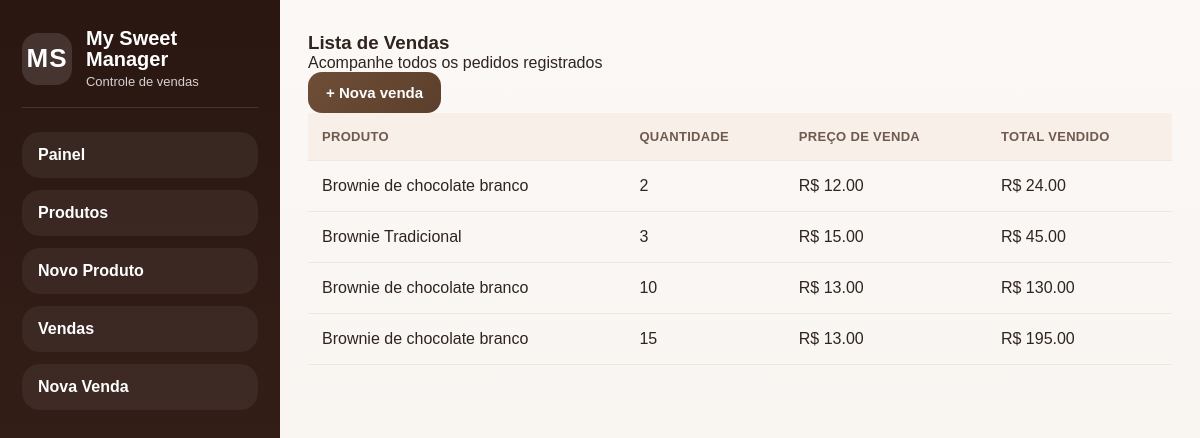
The app's page /pedidos with its own data.
### models.py (models this page shows)
class Pedido(db.Model):
    id = db.Column(db.Integer, primary_key=True)
    produto_nome = db.Column(db.String(100), nullable=False)
    quantidade = db.Column(db.Integer, nullable=False)
    preco_custo = db.Column(db.Float, nullable=False)
    preco_venda = db.Column(db.Float, nullable=False)

### app.py (the view)
@app.route('/pedidos')
def listar_pedidos():
    pedidos = Pedido.query.all()
    total_vendido = sum(
        p.preco_venda * p.quantidade
        for p in pedidos
    )
    total_lucro = sum(
        (p.preco_venda - p.preco_custo) * p.quantidade
        for p in pedidos
    )
    return render_template(
        'pedidos.html',
        pedidos=pedidos,
        total_vendido=total_vendido,
        total_lucro=total_lucro
    )

### templates/pedidos.html (shortened to what this page needs)
{% extends 'base.html' %}
{% block content %}
<section class="painel-box">
    <div class="painel-box-header">
        <div>
            <h3>Lista de Vendas</h3>
            <p>Acompanhe todos os pedidos registrados</p>
        </div>
        <a href="/pedidos/novo" class="botao">+ Nova venda</a>
    </div>
    <div class="table-wrapper">
        <table>
            <thead>
                <tr>
                    <th>Produto</th>
                    <th>Quantidade</th>
                    <th>Preço de venda</th>
                    <th>Total vendido</th>
                </tr>
            </thead>
            <tbody>
                {% for pedido in pedidos %}
                <tr>
                    <td>{{ pedido.produto_nome }}</td>
                    <td>{{ pedido.quantidade }}</td>
                    <td>R$ {{ "%.2f"|format(pedido.preco_venda) }}</td>
                    <td>R$ {{ "%.2f"|format(pedido.preco_venda * pedido.quantidade) }}</td>
                </tr>
                {% endfor %}
            </tbody>
        </table>
    </div>
</section>
{% endblock %}

### templates/base.html (shortened to what this page needs)
<!DOCTYPE html>
<html lang="pt-BR">
<head>
    <link rel="stylesheet" href="{{ url_for('static', filename='style.css') }}">
</head>
<body>
<div class="app-layout">
    <aside class="sidebar">
        <div class="brand">
            <div class="brand-badge">MS</div>
            <div class="brand-text">
                <h1>My Sweet Manager</h1>
                <p>Controle de vendas</p>
            </div>
        </div>
        <nav class="menu">
            <a href="/">Painel</a>
            <a href="/produtos">Produtos</a>
            <a href="/produtos/novo">Novo Produto</a>
            <a href="/pedidos">Vendas</a>
            <a href="/pedidos/novo">Nova Venda</a>
        </nav>
    </aside>
    <main class="content">
        {% block content %}{% endblock %}
    </main>
</div>
</body>
</html>

### static/style.css (style rules this page uses)
* { margin: 0; padding: 0; box-sizing: border-box; }
:root { --bg: #f6f3ef; --sidebar: #2a1712; --sidebar-2: #3a221b; --card: #ffffff; --text: #2f241f; --muted: #7c6d63; --primary: #6f4e37; --primary-dark: #5b3f2c; --accent: #b08968; --border: #eadfd6; --success-bg: #ecf8f0; --success-text: #256b45; --danger: #b04a4a; --danger-dark: #913b3b; --edit: #557c83; --edit-dark: #45676d; --low-bg: #fff0f0; --low-text: #a23f3f; --low-border: #f1c9c9; --ok-bg: #eef8f1; --ok-text: #2f7a4e; --ok-border: #cfe6d7; --shadow: 0 10px 30px rgba(81, 57, 41, 0.08); --radius: 24px; }
body { font-family: Arial, sans-serif; background: linear-gradient(180deg, #fbf8f5 0%, var(--bg) 100%); color: var(--text); }
.app-layout { display: flex; min-height: 100vh; }
.sidebar { width: 280px; background: linear-gradient(180deg, var(--sidebar) 0%, var(--sidebar-2) 100%); color: white; padding: 28px 22px; position: sticky; top: 0; height: 100vh; }
.content { flex: 1; padding: 32px 28px; }
.brand { display: flex; align-items: center; gap: 14px; padding-bottom: 18px; border-bottom: 1px solid rgba(255, 255, 255, 0.12); margin-bottom: 24px; }
.brand-badge { width: 52px; height: 52px; border-radius: 16px; background: rgba(255, 255, 255, 0.12); display: flex; align-items: center; justify-content: center; font-weight: bold; letter-spacing: 1px; font-size: 26px; }
.brand-text h1 { font-size: 20px; line-height: 1.05; margin-bottom: 4px; }
.brand-text p { font-size: 13px; color: rgba(255, 255, 255, 0.8); }
.menu { display: flex; flex-direction: column; gap: 12px; }
.menu a { text-decoration: none; color: white; padding: 14px 16px; border-radius: 18px; background: rgba(255, 255, 255, 0.06); transition: 0.2s ease; font-weight: 600; }
.botao { display: inline-flex; align-items: center; justify-content: center; text-decoration: none; border: none; background: linear-gradient(135deg, var(--primary), var(--primary-dark)); color: white; border-radius: 14px; padding: 12px 18px; font-size: 15px; font-weight: 700; cursor: pointer; transition: 0.2s ease; }
table { width: 100%; border-collapse: collapse; }
thead { background: #f7efe8; }
th { color: #6e5a4f; font-size: 13px; letter-spacing: 0.3px; text-transform: uppercase; }
th, td { padding: 16px 14px; text-align: left; border-bottom: 1px solid #f0e7e1; vertical-align: middle; }

### records on screen
Pedido: produto_nome "Brownie de chocolate branco", quantidade "2", preco_venda "12.00", pedido.preco_venda*pedido.quantidade "24.00"
Pedido: produto_nome "Brownie Tradicional", quantidade "3", preco_venda "15.00", pedido.preco_venda*pedido.quantidade "45.00"
Pedido: produto_nome "Brownie de chocolate branco", quantidade "10", preco_venda "13.00", pedido.preco_venda*pedido.quantidade "130.00"
Pedido: produto_nome "Brownie de chocolate branco", quantidade "15", preco_venda "13.00", pedido.preco_venda*pedido.quantidade "195.00"
